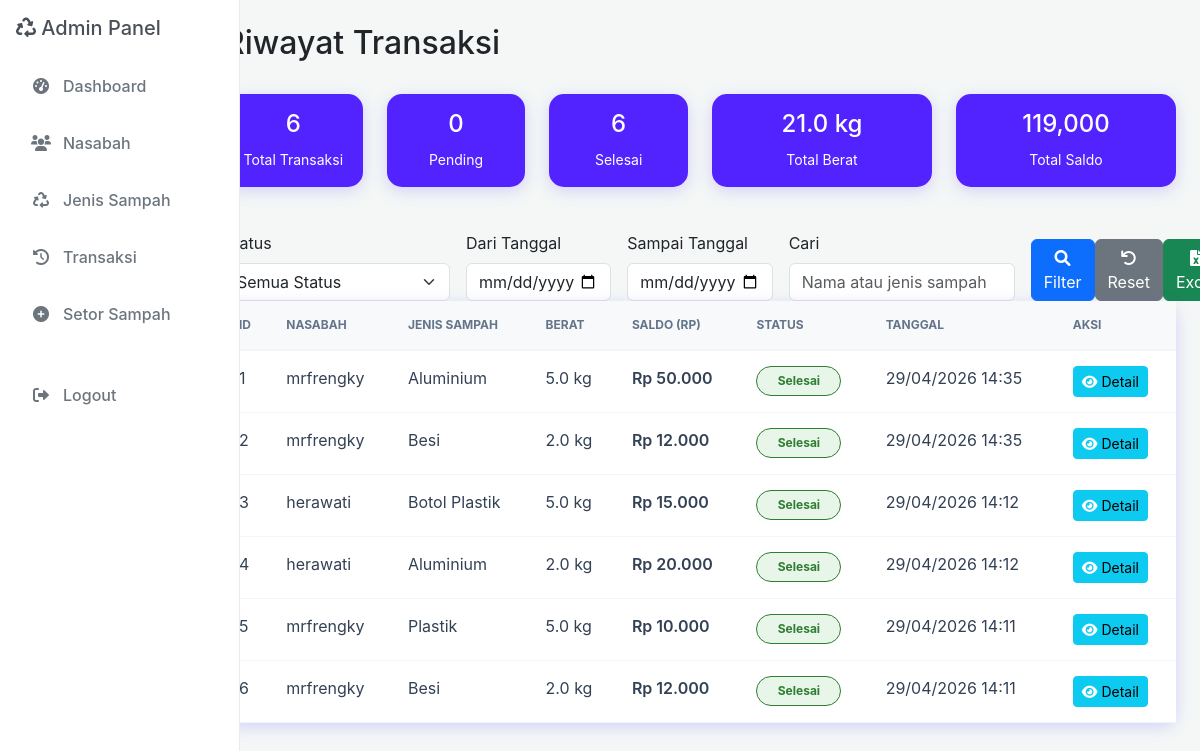
Page /transaksi.php (signed in) on the committed database.
### tables this page shows
CREATE TABLE `transaksi` (
  `id_transaksi` int(11) NOT NULL,
  `id_users` int(11) DEFAULT NULL,
  `id_sampah` int(11) DEFAULT NULL,
  `berat` decimal(10,2) DEFAULT NULL,
  `saldo` int(11) DEFAULT NULL,
  `status` enum('pending','selesai','ditolak') DEFAULT 'pending',
  `jenis_transaksi` enum('setor','tarik') NOT NULL,
  `jumlah` decimal(15,2) NOT NULL,
  `tanggal` timestamp NOT NULL DEFAULT current_timestamp()
);

CREATE TABLE `users` (
  `id_users` int(11) NOT NULL,
  `nama` varchar(100) NOT NULL,
  `username` varchar(50) NOT NULL,
  `password` varchar(250) NOT NULL,
  `email` varchar(100) NOT NULL,
  `no_hp` varchar(15) DEFAULT NULL,
  `alamat` text DEFAULT NULL,
  `saldo` decimal(15,2) DEFAULT 0.00,
  `role` enum('admin','nasabah') DEFAULT 'nasabah',
  `tanggal_daftar` timestamp NOT NULL DEFAULT current_timestamp()
);

### transaksi.php (the view, shortened to what this page needs)
<?php
require_once 'config.php';
$date_from = isset($_GET['date_from']) ? $_GET['date_from'] : '';
$date_to = isset($_GET['date_to']) ? $_GET['date_to'] : '';
$search = isset($_GET['search']) ? trim($_GET['search']) : '';
$query = "
    SELECT
        t.*,
        u.nama as nama_nasabah,
        COALESCE(nama_sampah) as display_jenis_sampah
    FROM transaksi t
    JOIN users u ON t.id_users = u.id_users
    LEFT JOIN jenis_sampah s ON t.id_sampah = s.id_sampah
    WHERE 1=1
";
$params = [];
$query .= " ORDER BY t.tanggal DESC";
try {
    $stmt = $pdo->prepare($query);
    $stmt->execute($params);
    $transaksi = $stmt->fetchAll();
    $totalTransaksi = $pdo->query("SELECT COUNT(*) FROM transaksi")->fetchColumn() ?: 0;
    $pendingTransaksi = $pdo->query("SELECT COUNT(*) FROM transaksi WHERE status = 'pending'")->fetchColumn() ?: 0;
    $selesaiTransaksi = $pdo->query("SELECT COUNT(*) FROM transaksi WHERE status = 'selesai'")->fetchColumn() ?: 0;
    $totalBerat = $pdo->query("SELECT SUM(berat) FROM transaksi WHERE status = 'selesai'")->fetchColumn() ?: 0;
    $totalSaldo = $pdo->query("SELECT SUM(saldo) FROM transaksi WHERE status = 'selesai'")->fetchColumn() ?: 0;
} catch (PDOException $e) {
    $message = "Error Database: " . $e->getMessage();
    $messageType = "danger";
}
?>
<!DOCTYPE html>
<html lang="id">
<head>
    <link href="https://cdn.jsdelivr.net/npm/bootstrap@5.3.0/dist/css/bootstrap.min.css" rel="stylesheet">
    <link rel="stylesheet" href="https://cdnjs.cloudflare.com/ajax/libs/font-awesome/6.0.0/css/all.min.css">
</head>
<body>
    <div class="container-fluid">
        <div class="row">
            <div class="col-md-3 col-lg-2 px-0">
                <div class="sidebar p-3">
                    <h5 class="mb-4"><i class="fas fa-recycle"></i> Admin Panel</h5>
                    <ul class="nav flex-column">
                        <li class="nav-item mb-2">
                            <a class="nav-link" href="dashboard.php">
                                <i class="fas fa-tachometer-alt"></i> Dashboard
                            </a>
                        </li>
                        <li class="nav-item mb-2">
                            <a class="nav-link" href="nasabah.php">
                                <i class="fas fa-users"></i> Nasabah
                            </a>
                        </li>
                        <li class="nav-item mb-2">
                            <a class="nav-link" href="jenis_sampah.php">
                                <i class="fas fa-recycle"></i> Jenis Sampah
                            </a>
                        </li>
                        <li class="nav-item mb-2">
                            <a class="nav-link" href="transaksi.php">
                                <i class="fas fa-history"></i> Transaksi
                            </a>
                        </li>
                        <li class="nav-item mb-2">
                            <a class="nav-link" href="setor_sampah.php">
                                <i class="fas fa-plus-circle"></i> Setor Sampah
                            </a>
                        </li>
                        <li class="nav-item mt-4">
                            <a class="nav-link" href="logout.php">
                                <i class="fas fa-sign-out-alt"></i> Logout
                            </a>
                        </li>
                    </ul>
                </div>
            </div>
            <div class="col-md-9 col-lg-10 px-4 py-4">
                <div class="d-flex justify-content-between align-items-center mb-4">
                    <h2>Riwayat Transaksi</h2>
                </div>
                <div class="row mb-4">
                    <div class="col-md-2"><div class="card summary-card text-white"><div class="card-body text-center"><h4><?php echo number_format($totalTransaksi); ?></h4><small>Total Transaksi</small></div></div></div>
                    <div class="col-md-2"><div class="card summary-card text-white"><div class="card-body text-center"><h4><?php echo number_format($pendingTransaksi); ?></h4><small>Pending</small></div></div></div>
                    <div class="col-md-2"><div class="card summary-card text-white"><div class="card-body text-center"><h4><?php echo number_format($selesaiTransaksi); ?></h4><small>Selesai</small></div></div></div>
                    <div class="col-md-3"><div class="card summary-card text-white"><div class="card-body text-center"><h4><?php echo number_format($totalBerat, 1); ?> kg</h4><small>Total Berat</small></div></div></div>
                    <div class="col-md-3"><div class="card summary-card text-white"><div class="card-body text-center"><h4><?php echo number_format($totalSaldo); ?></h4><small>Total Saldo</small></div></div></div>
                </div>
                <div class="filter-section">
                    <form method="GET" class="row g-3">
                        <div class="col-md-3">
                            <label class="form-label">Status</label>
                            <select class="form-select" name="status">
                                <option value="">Semua Status</option>
                            </select>
                        </div>
                        <div class="col-md-2">
                            <label class="form-label">Dari Tanggal</label>
                            <input type="date" class="form-control" name="date_from" value="<?php echo $date_from; ?>">
                        </div>
                        <div class="col-md-2">
                            <label class="form-label">Sampai Tanggal</label>
                            <input type="date" class="form-control" name="date_to" value="<?php echo $date_to; ?>">
                        </div>
                        <div class="col-md-3">
                            <label class="form-label">Cari</label>
                            <input type="text" class="form-control" name="search" placeholder="Nama atau jenis sampah" value="<?php echo htmlspecialchars($search); ?>">
                        </div>
                        <div class="col-md-2 d-flex align-items-end">
                            <button type="submit" class="btn btn-primary"><i class="fas fa-search"></i> Filter</button>
                            <a href="transaksi.php" class="btn btn-secondary"><i class="fas fa-undo"></i> Reset</a>
                           <a href="export_excel.php" class="btn btn-success" title="Download Excel Hari Ini"><i class="fas fa-file-excel"></i> Excel</a>
                        </div>
                    </form>
                </div>
                <div class="card">
                    <div class="card-statistik">
                        <div class="table-responsive">
                            <table class="table table-hover">
                                <thead>
                                    <tr>
                                        <th>ID</th>
                                        <th>Nasabah</th>
                                        <th>Jenis Sampah</th>
                                        <th>Berat</th>
                                        <th>Saldo (Rp)</th>
                                        <th>Status</th>
                                        <th>Tanggal</th>
                                        <th>Aksi</th>
                                    </tr>
                                </thead>
                                <tbody>
                                    <?php
                                    $no = 1;
                                    foreach ($transaksi as $t):
                                        $status = strtolower($t['status'] ?? 'pending');
                                        if ($status == 'selesai') {
                                            $badge_style = "background-color: #e8f5e9 !important; color: #2e7d32 !important; border: 1.5px solid #2e7d32 !important;";
                                        } elseif ($status == 'ditolak') {
                                            $badge_style = "background-color: #ffebee !important; color: #c62828 !important; border: 1.5px solid #c62828 !important;";
                                        } else {
                                            $badge_style = "background-color: #fff3e0 !important; color: #ef6c00 !important; border: 1.5px solid #ef6c00 !important;";
                                        }
                                    ?>
                                        <tr>
                                            <td><?php echo $no++; ?></td>
                                            <td><?php echo htmlspecialchars($t['nama_nasabah']); ?></td>
                                            <td><?php echo htmlspecialchars($t['display_jenis_sampah']); ?></td>
                                            <td><?php echo number_format($t['berat'], 1); ?> kg</td>
                                            <td style="font-weight: 600; color: #28a745;">
                                                Rp <?php echo number_format($t['saldo'], 0, ',', '.'); ?>
                                            </td>
                                            <td>
                                                <span style="display: inline-block !important; padding: 5px 12px !important; border-radius: 50px !important; font-size: 12px !important; font-weight: 700 !important; text-align: center !important; min-width: 85px !important; <?= $badge_style ?>">
                                                    <?php echo ucfirst($status); ?>
                                                </span>
                                            </td>
                                            <td><?php echo date('d/m/Y H:i', strtotime($t['tanggal'])); ?></td>
                                            <td>
                                                <button class="btn btn-sm btn-info btn-custom" onclick="viewDetail(<?php echo $t['id_transaksi']; ?>)">
                                                    <i class="fas fa-eye"></i> Detail
                                                </button>
                                            </td>
                                        </tr>
                                    <?php endforeach; ?>
                            </tbody>
                            </table>
                        </div>
                    </div>
                </div>
            </div>
        </div>
    </div>
</body>
</html>

### transaksi.php (style rules this page uses)
body { background-color: #f4f7f6; font-family: 'Inter', 'Segoe UI', sans-serif; margin: 0; overflow-x: hidden; }
.sidebar { height: 100vh; background: #ffffff !important; color: #495057 !important; position: fixed; top: 0; left: 0; width: 240px; z-index: 1000; overflow-y: auto; padding: 1.5rem 1rem; border-right: 1px solid #e9ecef; }
.sidebar .nav-link { color: #6c757d !important; font-weight: 500; border-radius: 10px; margin-bottom: 5px; padding: 10px 15px !important; display: flex !important; align-items: center !important; }
.sidebar .nav-link i { margin-right: 12px !important; width: 20px !important; text-align: center !important; }
.row .card { background: #5323ff !important; border: none !important; border-radius: 15px !important; box-shadow: 0 4px 15px rgba(119, 98, 255, 0.25) !important; margin-bottom: 20px; color: white !important; transition: transform 0.2s; }
.row .card h3, .row .card h5, .row .card p, .row .card span, .row .card i, .row .card .card-title, .row .card .card-text { color: white !important; }
.table { background: #ffffff !important; margin-bottom: 0; }
.table th { background: #f8f9fa !important; color: #64748b !important; border-bottom: 2px solid #f1f5f9 !important; padding: 15px !important; text-transform: uppercase; font-size: 0.75rem; font-weight: 700; }
.table td { padding: 15px !important; border-bottom: 1px solid #f1f5f9 !important; color: #334155 !important; }

### rows in the picture
transaksi: id_users.nama "mrfrengky", display_jenis_sampah "Aluminium", berat "5.0", saldo "50.000", status "Selesai", tanggal "29/04/2026 14:35"
transaksi: id_users.nama "mrfrengky", display_jenis_sampah "Besi", berat "2.0", saldo "12.000", status "Selesai", tanggal "29/04/2026 14:35"
transaksi: id_users.nama "herawati", display_jenis_sampah "Botol Plastik", berat "5.0", saldo "15.000", status "Selesai", tanggal "29/04/2026 14:12"
transaksi: id_users.nama "herawati", display_jenis_sampah "Aluminium", berat "2.0", saldo "20.000", status "Selesai", tanggal "29/04/2026 14:12"
transaksi: id_users.nama "mrfrengky", display_jenis_sampah "Plastik", berat "5.0", saldo "10.000", status "Selesai", tanggal "29/04/2026 14:11"
transaksi: id_users.nama "mrfrengky", display_jenis_sampah "Besi", berat "2.0", saldo "12.000", status "Selesai", tanggal "29/04/2026 14:11"

### other values in the picture
$totalTransaksi "6"
$pendingTransaksi "0"
$selesaiTransaksi "6"
$totalBerat "21.0"
$totalSaldo "119,000"
